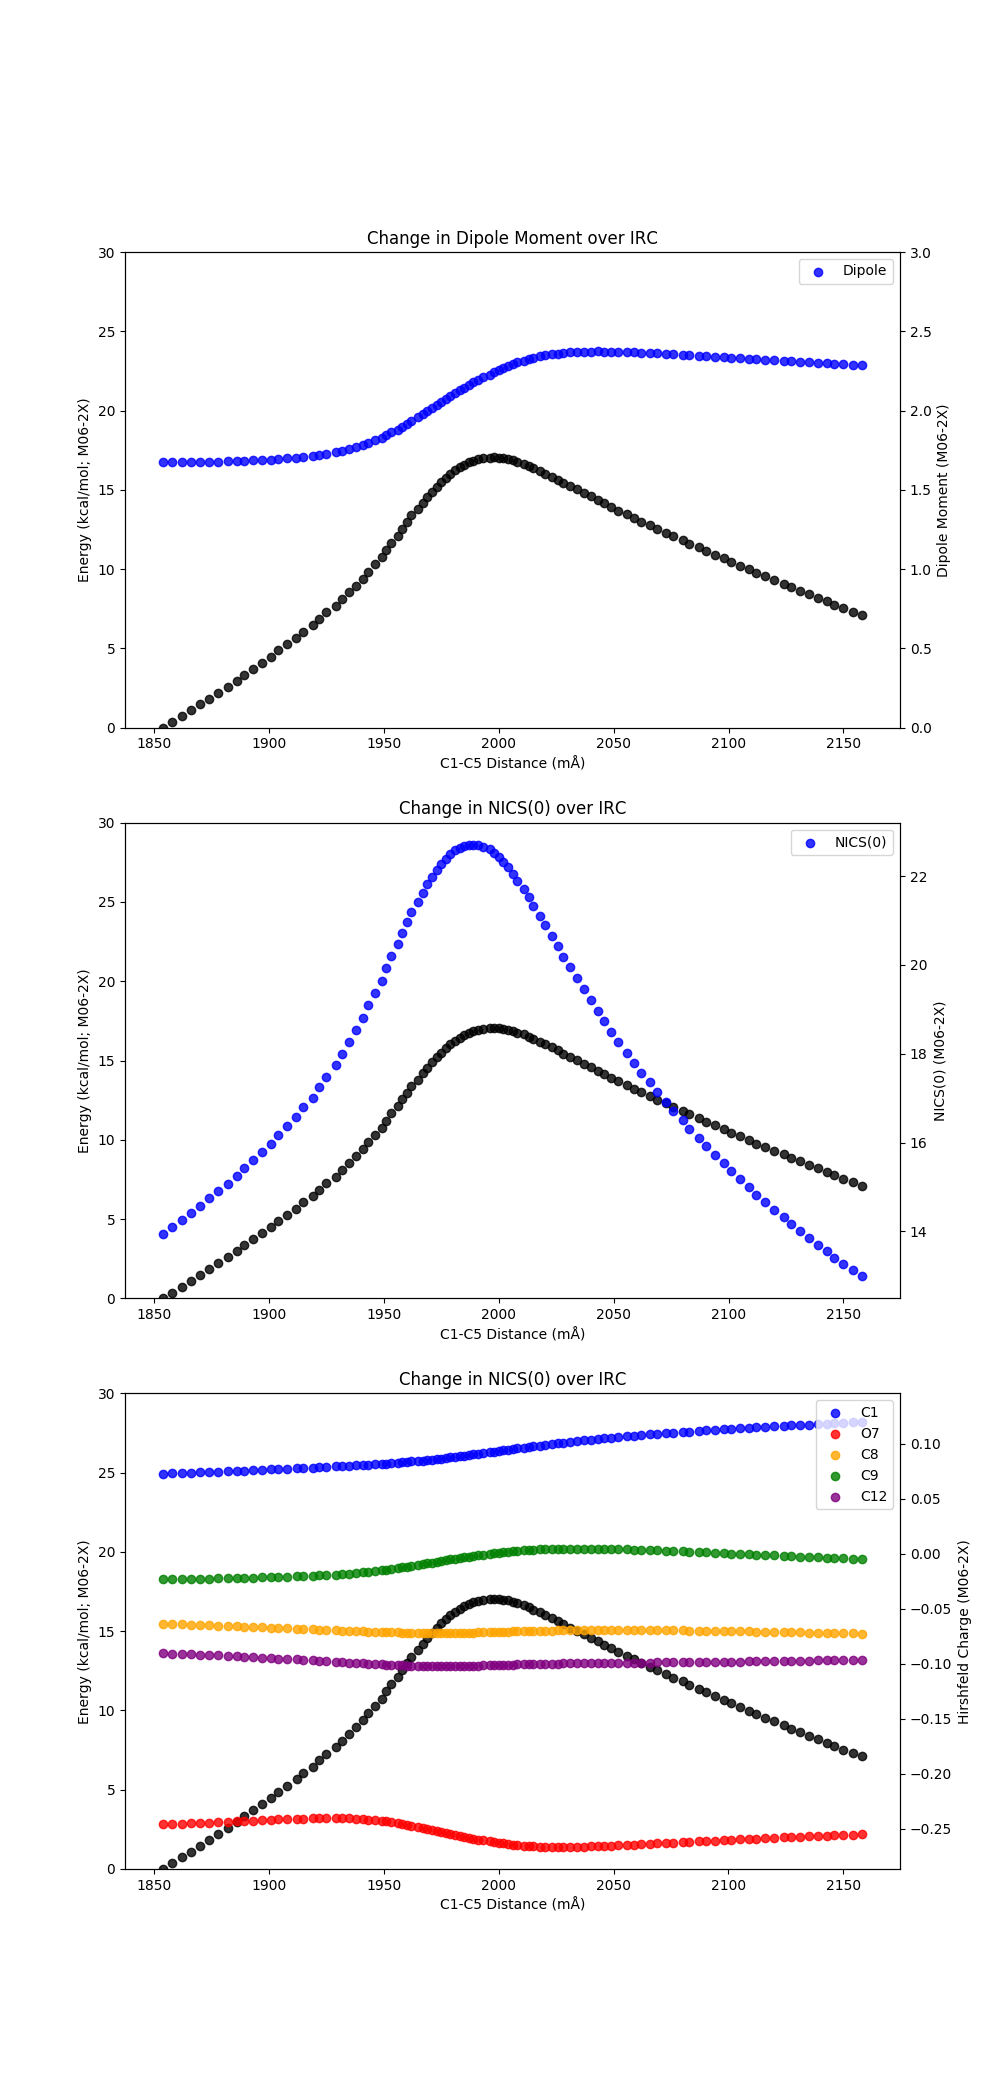

Write the Python code that produced this figure.
import sys, re, glob
import numpy as np
import matplotlib.pyplot as plt

from cctk import GaussianFile, Molecule
import cctk.parse_gaussian as parse

#### Usage: ``python analyze_dipole.py "path/to/output/*.out"``
#### NOTE: It's crucial to wrap the wildcard-containing path in quotes!

#### NOTE: This file will reject any file that contains the string "slurm."

#### Corin Wagen and Eugene Kwan, 2019

filenames = sys.argv[1]

energies = {}
dipole = {}
nics = {}
C1_charge = {}
O7_charge = {}
C8_charge = {}
C9_charge = {}
C12_charge = {}

for filename in sorted(glob.glob(filenames, recursive=True)):
    if re.search("slurm", filename):
        continue

    (output_file, lines) = GaussianFile.read_file(filename, return_lines=True)
    dist = int(round(output_file.get_molecule().get_distance(1, 8) * 1000))

    energies[dist] = output_file.energies[-1]

    #### look for the dipole moment
    try:
        nics[dist] = parse.find_parameter(lines, "17  Bq   Isotropic", 8, 4)[0]
    except:
        pass

    try:
        dipole_line = parse.search_for_block(lines, "Dipole", "Quadrupole")
        fields = re.split(" +", dipole_line)
        fields = list(filter(None, fields))
        dipole[dist] = float(fields[-1])
    except:
        pass

    try:
        C1_charge[dist] = parse.find_parameter(lines, "     1  C", 8, 2)[-1]
        O7_charge[dist] = parse.find_parameter(lines, "     7  O", 8, 2)[-1]
        C8_charge[dist] = parse.find_parameter(lines, "     8  C", 8, 2)[-1]
        C9_charge[dist] = parse.find_parameter(lines, "     9  C", 8, 2)[-1]
        C12_charge[dist] = parse.find_parameter(lines, "    12  C", 8, 2)[-1]

    except:
        pass

min_energy = np.min(list(energies.values()))
energies = {k: (e - min_energy) * 627.509 for k, e in energies.items()}

#### generate dipole graph 
fig, ax = plt.subplots(nrows=3, figsize=(10,21))
ax[0].scatter(list(energies.keys()), list(energies.values()), c='black', alpha=0.8, label="Energy")
ax[0].set_ylim(top=30, bottom=0)
ax[0].set_xlabel("C1-C5 Distance (mÅ)")
ax[0].set_ylabel("Energy (kcal/mol; M06-2X)")

ax1 = ax[0].twinx()
ax1.scatter(list(dipole.keys()), list(dipole.values()), c='blue', alpha=0.8, label="Dipole")
ax1.set_ylim(top=3, bottom=0)
ax1.set_ylabel("Dipole Moment (M06-2X)")
ax1.set_title("Change in Dipole Moment over IRC")
ax1.legend(loc='best')

#### generate nics graph
ax[1].scatter(list(energies.keys()), list(energies.values()), c='black', alpha=0.8, label="Energy")
ax[1].set_ylim(top=30, bottom=0)
ax[1].set_xlabel("C1-C5 Distance (mÅ)")
ax[1].set_ylabel("Energy (kcal/mol; M06-2X)")

ax2 = ax[1].twinx()
ax2.scatter(list(nics.keys()), list(nics.values()), c='blue', alpha=0.8, label="NICS(0)")
ax2.set_ylabel("NICS(0) (M06-2X)")
ax2.set_title("Change in NICS(0) over IRC")
ax2.legend(loc='best')

#### generate pop graph
ax[2].scatter(list(energies.keys()), list(energies.values()), c='black', alpha=0.8, label="Energy")
ax[2].set_ylim(top=30, bottom=0)
ax[2].set_xlabel("C1-C5 Distance (mÅ)")
ax[2].set_ylabel("Energy (kcal/mol; M06-2X)")

ax3 = ax[2].twinx()
ax3.scatter(list(C1_charge.keys()), list(C1_charge.values()), c='blue', alpha=0.8, label="C1")
ax3.scatter(list(O7_charge.keys()), list(O7_charge.values()), c='red', alpha=0.8, label="O7")
ax3.scatter(list(C8_charge.keys()), list(C8_charge.values()), c='orange', alpha=0.8, label="C8")
ax3.scatter(list(C9_charge.keys()), list(C9_charge.values()), c='green', alpha=0.8, label="C9")
ax3.scatter(list(C12_charge.keys()), list(C12_charge.values()), c='purple', alpha=0.8, label="C12")
ax3.set_ylabel("Hirshfeld Charge (M06-2X)")
ax3.set_title("Change in NICS(0) over IRC")
ax3.legend(loc='best')

#plt.show()
plt.savefig('graph.png')
